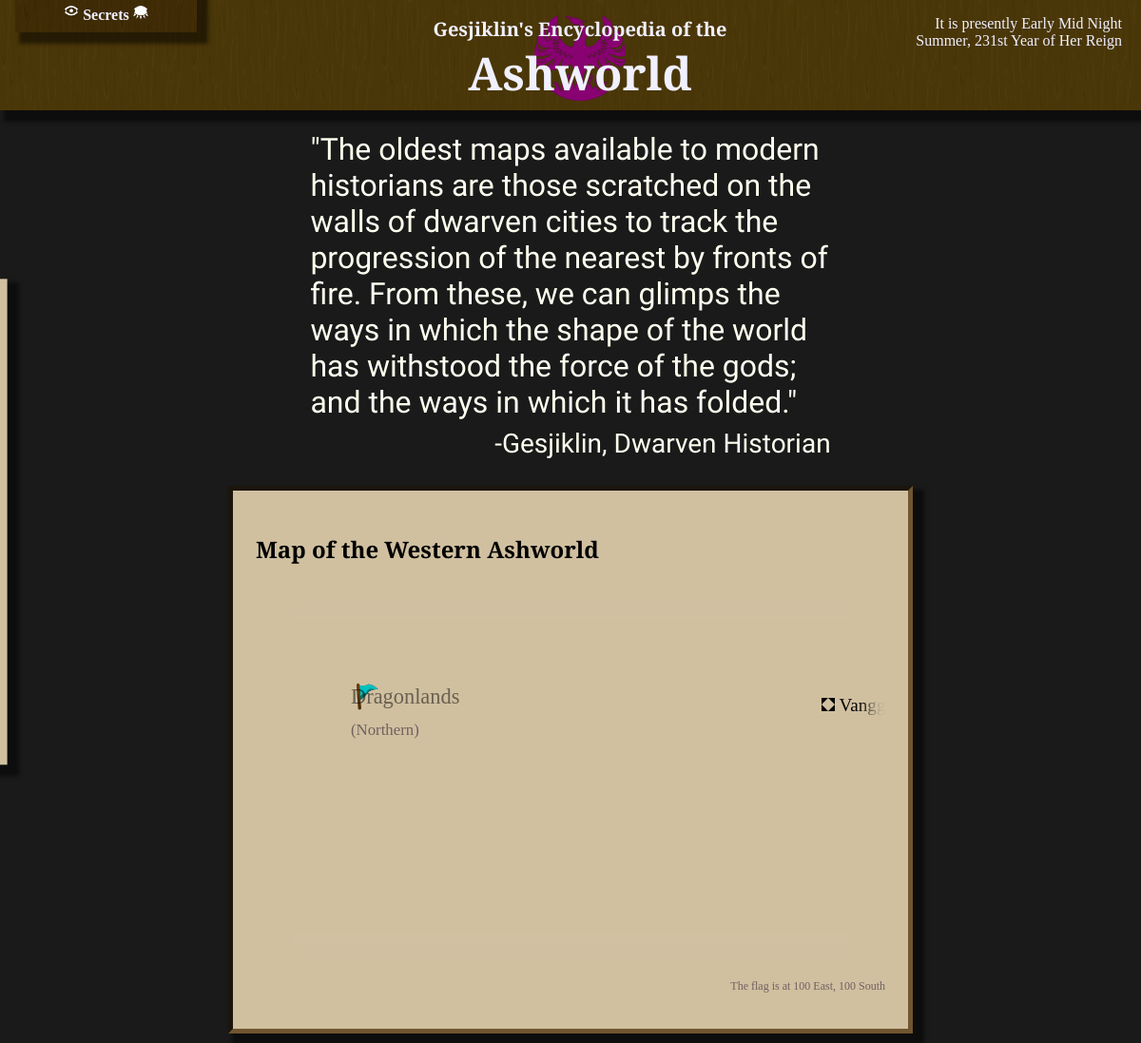
The page /map on the database as committed earlier.
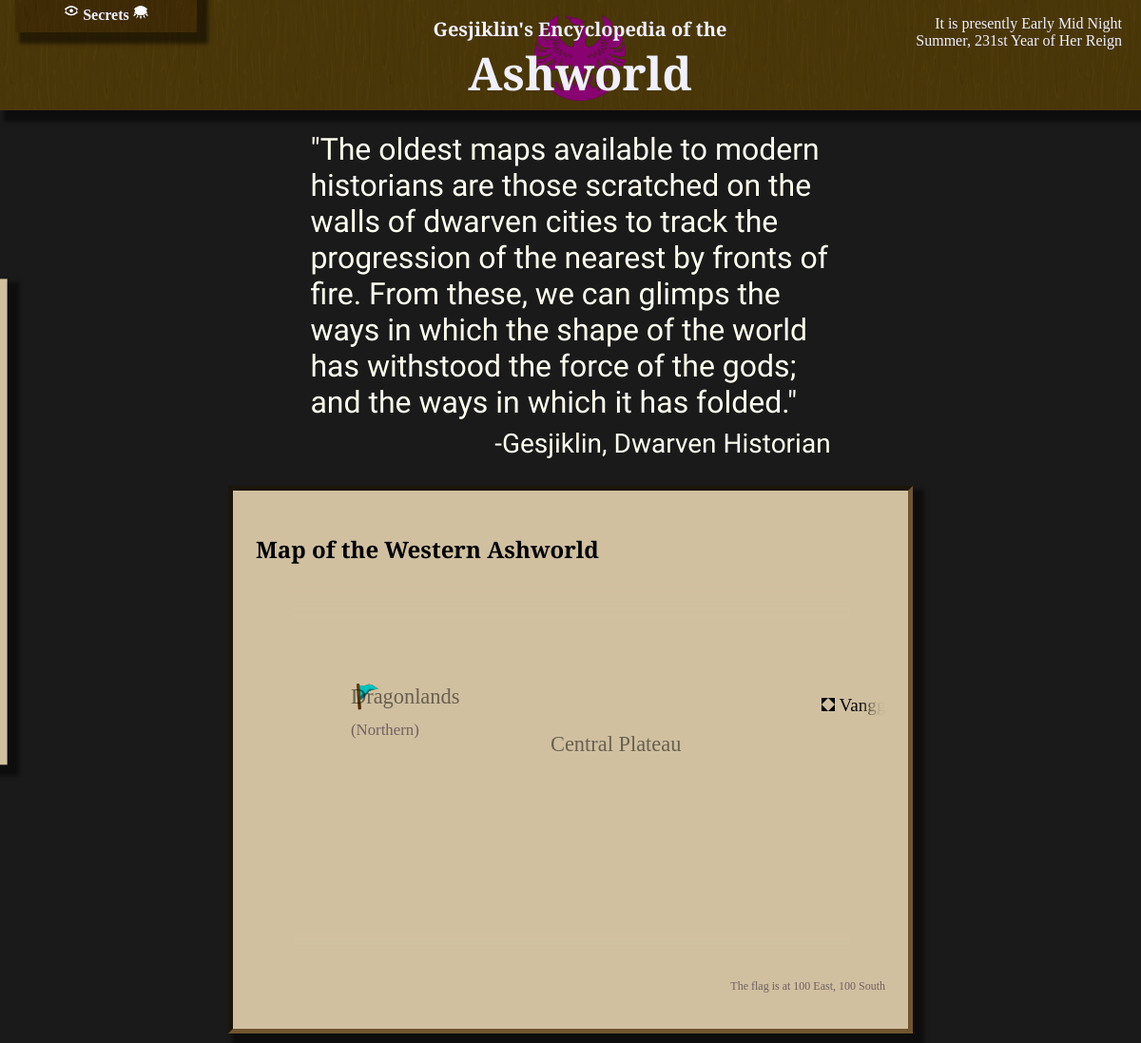
The same page on the database as committed later.
### wiki/models.py (models this page shows, shortened)
class MapLocation(models.Model):
    page = models.ForeignKey(to=InfoPage, on_delete=models.SET_DEFAULT, default=InfoPage.objects.get(pk = 'Introduction').pk)
    def title(self):
        return self.page.title()
    note = models.TextField(max_length = 64, blank=True)
    LOC_TYPES = [
        ('village', 'Small Village or Town'),
        ('city', 'Major City'),
        ('region', 'General Region')
    ]
    loc_type = models.TextField(max_length = max(len(i) for i,_ in LOC_TYPES), choices = LOC_TYPES, default = LOC_TYPES[0][0])
    x = models.IntegerField()
    y = models.IntegerField()

class InfoPage(models.Model):
    short_title = models.CharField(max_length = 64, primary_key=True)
    def title(self):
        return self.short_title #self.full_title if self.full_title else self.short_title
    quote = models.TextField(blank = True)
    text = models.TextField(blank = True)
    next_page = models.ForeignKey(to='self', on_delete=models.SET_NULL, null=True, blank=True)

### wiki/views.py (the view)
# urls.py: path('map', views.world_map, name='map'),
def world_map(request):
	template_name = "wiki/mappage.html"
	context = base_context(request)
	return render(request, template_name, context)

### wiki/views.py (called while the page is built)
def pop_popup(request):
	queue = request.session.get('popupforms', [])
	if queue and isinstance(queue, list):
		r = queue.pop(0)
		request.session['popupforms'] = queue
		return r
	else:
		return None

def base_context(request):
	context = {}
	context['show_secrets'] = request.session.get('show_secrets', False)
	context['passwords'] = request.session.get('passwords')
	context['locations'] = MapLocation.objects.all()
	if context['passwords']:
		context['unlocked_secrets'] = list(reduce(lambda x,y : x.union(y), (SecretPassword.objects.get(pk=i).unlocks() for i in context['passwords'])))
	context['popupform'] = pop_popup(request)
	context['terms_str'] = request.GET.get('terms')
	context['terms'] = list(filter(lambda term : not term in ignored_terms, context['terms_str'].split(' ') if context['terms_str'] else []))
	context['show_edit'] = request.get_host() == "127.0.0.1:8000"
	return context

### wiki/templates/wiki/mappage.html (shortened to what this page needs)
{% extends "wiki/index.html" %}
{% load static %}
{% block content %}
    <p class="quote">
        "The oldest maps available to modern historians are those scratched on the walls of dwarven cities to track the progression of the nearest by fronts of fire. From these, we can glimps the ways in which the shape of the world has withstood the force of the gods; and the ways in which it has folded."
    </p>
    <p class="quoteauthor">
        -Gesjiklin, Dwarven Historian
    </p>
    <div class="textbox">
        <h2>Map of the Western Ashworld</h2>
        {% include 'wiki/map.html' %}
    </div>
{% endblock %}

### wiki/templates/wiki/map.html (shortened to what this page needs)
{% load static %}
<link rel="stylesheet" href="{% static 'wiki/map.css' %}"/>
<div class="mapcontainer">
    <div id="worldmap" class="map pannable">
        <image id="mapmarker" class="mapsticky" src="{% static 'wiki/flag.png' %}" style="width: 32px; height: 32px;" alt="X"/>
        {% for location in locations %}
            <a class="maplocation mapsticky map{{location.loc_type}} matchbackground" href="{% url 'info' location.page.pk %}"
                style="top: {{ location.y }}px; left: {{ location.x }}px ">
                {% if location.loc_type != 'region' %}
                    <image src="
                        {% if location.loc_type == 'city' %}
                            {% static 'wiki/city.png' %}
                        {% else %}
                            {% static 'wiki/village.png' %}
                        {% endif %}
                    "/>
                {% endif %}
                {{ location.title }}
                <br/>
                {% if location.note %}
                    <span class="note">({{ location.note }})</span>
                {% endif %}
            </a>
        {% endfor %}
    </div>
    <div class="blurededge matchcolortoback"></div>
</div>
<p class="note">The flag is at <span id="markerx">100</span> East, <span id="markery">100</span> South</p>

Rows that differ between the two databases and show on the page:
added MapLocation: title "Central Plateau"
